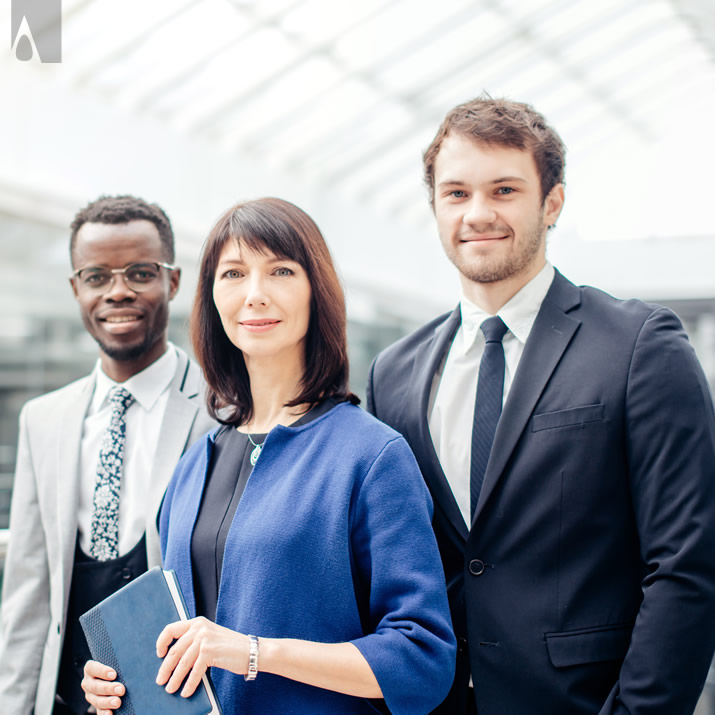
#> input picture gp.jpg, 715 x 715 px
$ python groupface.py
#> lines starting #> are read from the running program, lines starting #| are printed output that depends on the picture; after the words box and inside, x2 and y2 are one past the last pixel; in counts of white or black regions, pixels touching at a corner belong together
import cv2
from random import randrange as r
tdata=cv2.CascadeClassifier('face.xml')
img=cv2.imread('gp.jpg')
#> img is the input picture: shape (715, 715, 3); mean B, G, R 167.1, 157, 152.4
gimg=cv2.cvtColor(img,cv2.COLOR_BGR2GRAY)
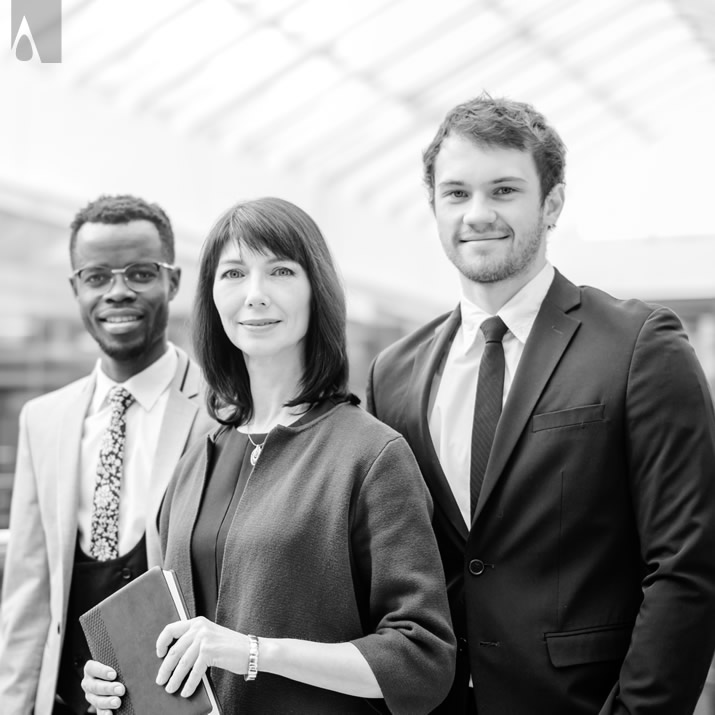
#> gimg: shape (715, 715); min 0, max 255, mean 156.8
fcoordinates=tdata.detectMultiScale(gimg)
#> fcoordinates = [[200, 231, 117, 117], [63, 228, 117, 117], [412, 137, 142, 142]]
for x,y,w,l in fcoordinates:

    cv2.rectangle(img,(x,y),(x+w,y+l),(r(0,256),r(0,256),r(0,256)),2)
#> this loop made 3 passes
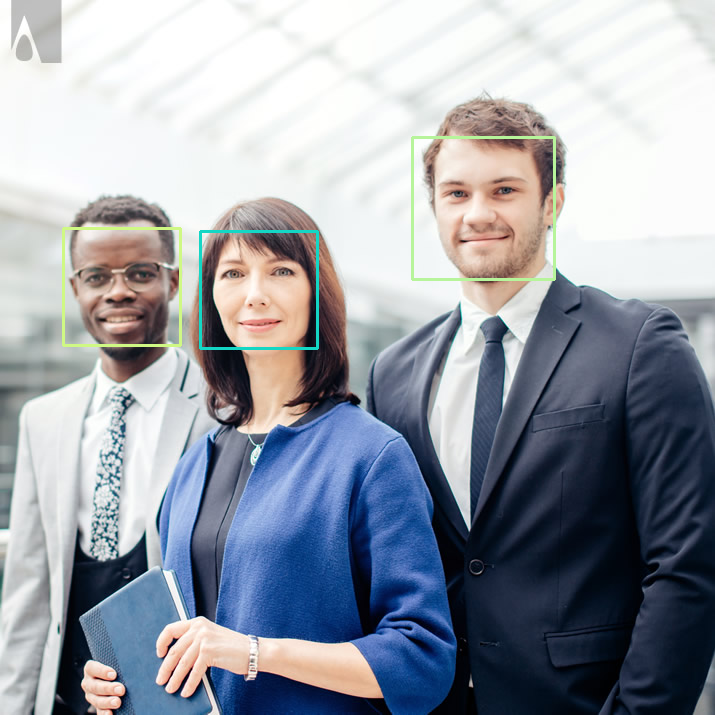
#> img: shape (715, 715, 3); 0.88% of pixels changed, all inside (x1, y1, x2, y2) = (62, 136, 556, 350)


cv2.imshow('group',img)

cv2.waitKey()
print('EOP')
